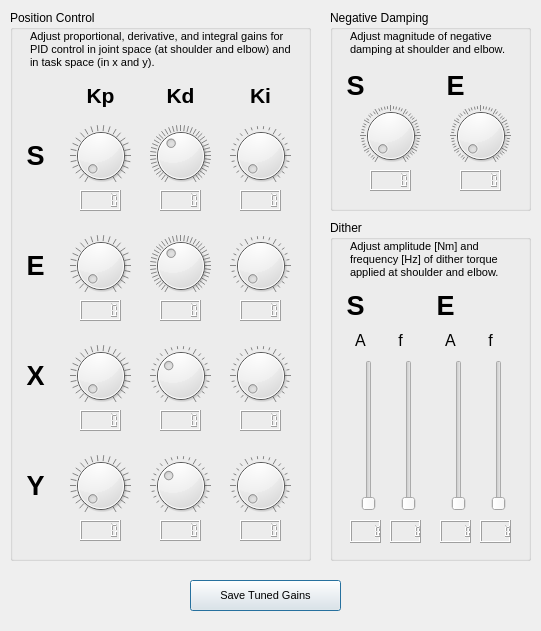
<?xml version="1.0" encoding="UTF-8"?>
<ui version="4.0">
 <class>Dialog_GainTuning</class>
 <widget class="QDialog" name="Dialog_GainTuning">
  <property name="geometry">
   <rect>
    <x>0</x>
    <y>0</y>
    <width>541</width>
    <height>631</height>
   </rect>
  </property>
  <property name="windowTitle">
   <string>Gain Tuning</string>
  </property>
  <widget class="QPushButton" name="complete_push">
   <property name="geometry">
    <rect>
     <x>190</x>
     <y>580</y>
     <width>151</width>
     <height>31</height>
    </rect>
   </property>
   <property name="font">
    <font>
     <pointsize>8</pointsize>
    </font>
   </property>
   <property name="text">
    <string>Save Tuned Gains</string>
   </property>
  </widget>
  <widget class="QGroupBox" name="posCtrl">
   <property name="geometry">
    <rect>
     <x>10</x>
     <y>10</y>
     <width>301</width>
     <height>551</height>
    </rect>
   </property>
   <property name="title">
    <string>Position Control</string>
   </property>
   <widget class="QDial" name="KpE_dial">
    <property name="geometry">
     <rect>
      <x>60</x>
      <y>220</y>
      <width>61</width>
      <height>71</height>
     </rect>
    </property>
    <property name="maximum">
     <number>1000</number>
    </property>
    <property name="singleStep">
     <number>10</number>
    </property>
    <property name="pageStep">
     <number>20</number>
    </property>
    <property name="notchesVisible">
     <bool>true</bool>
    </property>
   </widget>
   <widget class="QDial" name="KdX_dial">
    <property name="geometry">
     <rect>
      <x>140</x>
      <y>330</y>
      <width>61</width>
      <height>71</height>
     </rect>
    </property>
    <property name="minimum">
     <number>-500</number>
    </property>
    <property name="maximum">
     <number>1000</number>
    </property>
    <property name="singleStep">
     <number>10</number>
    </property>
    <property name="pageStep">
     <number>25</number>
    </property>
    <property name="notchesVisible">
     <bool>true</bool>
    </property>
   </widget>
   <widget class="QDial" name="KiS_dial">
    <property name="geometry">
     <rect>
      <x>220</x>
      <y>110</y>
      <width>61</width>
      <height>71</height>
     </rect>
    </property>
    <property name="maximum">
     <number>100</number>
    </property>
    <property name="pageStep">
     <number>5</number>
    </property>
    <property name="notchesVisible">
     <bool>true</bool>
    </property>
   </widget>
   <widget class="QDial" name="KdY_dial">
    <property name="geometry">
     <rect>
      <x>140</x>
      <y>440</y>
      <width>61</width>
      <height>71</height>
     </rect>
    </property>
    <property name="minimum">
     <number>-500</number>
    </property>
    <property name="maximum">
     <number>1000</number>
    </property>
    <property name="singleStep">
     <number>10</number>
    </property>
    <property name="pageStep">
     <number>25</number>
    </property>
    <property name="notchesVisible">
     <bool>true</bool>
    </property>
   </widget>
   <widget class="QLCDNumber" name="KpY_lcd">
    <property name="geometry">
     <rect>
      <x>70</x>
      <y>510</y>
      <width>41</width>
      <height>21</height>
     </rect>
    </property>
   </widget>
   <widget class="QDial" name="KiY_dial">
    <property name="geometry">
     <rect>
      <x>220</x>
      <y>440</y>
      <width>61</width>
      <height>71</height>
     </rect>
    </property>
    <property name="maximum">
     <number>100</number>
    </property>
    <property name="pageStep">
     <number>5</number>
    </property>
    <property name="notchesVisible">
     <bool>true</bool>
    </property>
   </widget>
   <widget class="QLabel" name="S_lab_1">
    <property name="geometry">
     <rect>
      <x>10</x>
      <y>130</y>
      <width>31</width>
      <height>31</height>
     </rect>
    </property>
    <property name="font">
     <font>
      <pointsize>20</pointsize>
      <weight>75</weight>
      <bold>true</bold>
     </font>
    </property>
    <property name="text">
     <string>S</string>
    </property>
    <property name="alignment">
     <set>Qt::AlignCenter</set>
    </property>
   </widget>
   <widget class="QLabel" name="E_lab_1">
    <property name="geometry">
     <rect>
      <x>10</x>
      <y>240</y>
      <width>31</width>
      <height>31</height>
     </rect>
    </property>
    <property name="font">
     <font>
      <pointsize>20</pointsize>
      <weight>75</weight>
      <bold>true</bold>
     </font>
    </property>
    <property name="text">
     <string>E</string>
    </property>
    <property name="alignment">
     <set>Qt::AlignCenter</set>
    </property>
   </widget>
   <widget class="QLCDNumber" name="KdE_lcd">
    <property name="geometry">
     <rect>
      <x>150</x>
      <y>290</y>
      <width>41</width>
      <height>21</height>
     </rect>
    </property>
   </widget>
   <widget class="QDial" name="KpY_dial">
    <property name="geometry">
     <rect>
      <x>60</x>
      <y>440</y>
      <width>61</width>
      <height>71</height>
     </rect>
    </property>
    <property name="maximum">
     <number>1000</number>
    </property>
    <property name="singleStep">
     <number>10</number>
    </property>
    <property name="pageStep">
     <number>20</number>
    </property>
    <property name="notchesVisible">
     <bool>true</bool>
    </property>
   </widget>
   <widget class="QDial" name="KdE_dial">
    <property name="geometry">
     <rect>
      <x>140</x>
      <y>220</y>
      <width>61</width>
      <height>71</height>
     </rect>
    </property>
    <property name="minimum">
     <number>-300</number>
    </property>
    <property name="maximum">
     <number>500</number>
    </property>
    <property name="singleStep">
     <number>5</number>
    </property>
    <property name="notchesVisible">
     <bool>true</bool>
    </property>
   </widget>
   <widget class="QDial" name="KiX_dial">
    <property name="geometry">
     <rect>
      <x>220</x>
      <y>330</y>
      <width>61</width>
      <height>71</height>
     </rect>
    </property>
    <property name="maximum">
     <number>100</number>
    </property>
    <property name="pageStep">
     <number>5</number>
    </property>
    <property name="notchesVisible">
     <bool>true</bool>
    </property>
   </widget>
   <widget class="QLCDNumber" name="KiS_lcd">
    <property name="geometry">
     <rect>
      <x>230</x>
      <y>180</y>
      <width>41</width>
      <height>21</height>
     </rect>
    </property>
   </widget>
   <widget class="QLabel" name="Y_lab">
    <property name="geometry">
     <rect>
      <x>10</x>
      <y>460</y>
      <width>31</width>
      <height>31</height>
     </rect>
    </property>
    <property name="font">
     <font>
      <pointsize>20</pointsize>
      <weight>75</weight>
      <bold>true</bold>
     </font>
    </property>
    <property name="text">
     <string>Y</string>
    </property>
    <property name="alignment">
     <set>Qt::AlignCenter</set>
    </property>
   </widget>
   <widget class="QLCDNumber" name="KdS_lcd">
    <property name="geometry">
     <rect>
      <x>150</x>
      <y>180</y>
      <width>41</width>
      <height>21</height>
     </rect>
    </property>
   </widget>
   <widget class="QLCDNumber" name="KpX_lcd">
    <property name="geometry">
     <rect>
      <x>70</x>
      <y>400</y>
      <width>41</width>
      <height>21</height>
     </rect>
    </property>
   </widget>
   <widget class="QDial" name="KiE_dial">
    <property name="geometry">
     <rect>
      <x>220</x>
      <y>220</y>
      <width>61</width>
      <height>71</height>
     </rect>
    </property>
    <property name="maximum">
     <number>100</number>
    </property>
    <property name="pageStep">
     <number>5</number>
    </property>
    <property name="notchesVisible">
     <bool>true</bool>
    </property>
   </widget>
   <widget class="QLabel" name="Kp_lab">
    <property name="geometry">
     <rect>
      <x>70</x>
      <y>70</y>
      <width>41</width>
      <height>31</height>
     </rect>
    </property>
    <property name="font">
     <font>
      <pointsize>16</pointsize>
      <weight>75</weight>
      <bold>true</bold>
     </font>
    </property>
    <property name="text">
     <string>Kp</string>
    </property>
    <property name="alignment">
     <set>Qt::AlignCenter</set>
    </property>
   </widget>
   <widget class="QDial" name="KdS_dial">
    <property name="geometry">
     <rect>
      <x>140</x>
      <y>110</y>
      <width>61</width>
      <height>71</height>
     </rect>
    </property>
    <property name="minimum">
     <number>-300</number>
    </property>
    <property name="maximum">
     <number>500</number>
    </property>
    <property name="singleStep">
     <number>5</number>
    </property>
    <property name="notchesVisible">
     <bool>true</bool>
    </property>
   </widget>
   <widget class="QLCDNumber" name="KdY_lcd">
    <property name="geometry">
     <rect>
      <x>150</x>
      <y>510</y>
      <width>41</width>
      <height>21</height>
     </rect>
    </property>
   </widget>
   <widget class="QLCDNumber" name="KiE_lcd">
    <property name="geometry">
     <rect>
      <x>230</x>
      <y>290</y>
      <width>41</width>
      <height>21</height>
     </rect>
    </property>
   </widget>
   <widget class="QLCDNumber" name="KpE_lcd">
    <property name="geometry">
     <rect>
      <x>70</x>
      <y>290</y>
      <width>41</width>
      <height>21</height>
     </rect>
    </property>
   </widget>
   <widget class="QLCDNumber" name="KiY_lcd">
    <property name="geometry">
     <rect>
      <x>230</x>
      <y>510</y>
      <width>41</width>
      <height>21</height>
     </rect>
    </property>
   </widget>
   <widget class="QDial" name="KpS_dial">
    <property name="geometry">
     <rect>
      <x>60</x>
      <y>110</y>
      <width>61</width>
      <height>71</height>
     </rect>
    </property>
    <property name="maximum">
     <number>1000</number>
    </property>
    <property name="singleStep">
     <number>10</number>
    </property>
    <property name="pageStep">
     <number>20</number>
    </property>
    <property name="notchesVisible">
     <bool>true</bool>
    </property>
   </widget>
   <widget class="QLCDNumber" name="KiX_lcd">
    <property name="geometry">
     <rect>
      <x>230</x>
      <y>400</y>
      <width>41</width>
      <height>21</height>
     </rect>
    </property>
   </widget>
   <widget class="QDial" name="KpX_dial">
    <property name="geometry">
     <rect>
      <x>60</x>
      <y>330</y>
      <width>61</width>
      <height>71</height>
     </rect>
    </property>
    <property name="maximum">
     <number>1000</number>
    </property>
    <property name="singleStep">
     <number>10</number>
    </property>
    <property name="pageStep">
     <number>20</number>
    </property>
    <property name="notchesVisible">
     <bool>true</bool>
    </property>
   </widget>
   <widget class="QLabel" name="Kd_lab">
    <property name="geometry">
     <rect>
      <x>150</x>
      <y>70</y>
      <width>41</width>
      <height>31</height>
     </rect>
    </property>
    <property name="font">
     <font>
      <pointsize>16</pointsize>
      <weight>75</weight>
      <bold>true</bold>
     </font>
    </property>
    <property name="text">
     <string>Kd</string>
    </property>
    <property name="alignment">
     <set>Qt::AlignCenter</set>
    </property>
   </widget>
   <widget class="QLabel" name="Ki_lab">
    <property name="geometry">
     <rect>
      <x>230</x>
      <y>70</y>
      <width>41</width>
      <height>31</height>
     </rect>
    </property>
    <property name="font">
     <font>
      <pointsize>16</pointsize>
      <weight>75</weight>
      <bold>true</bold>
     </font>
    </property>
    <property name="text">
     <string>Ki</string>
    </property>
    <property name="alignment">
     <set>Qt::AlignCenter</set>
    </property>
   </widget>
   <widget class="QLCDNumber" name="KdX_lcd">
    <property name="geometry">
     <rect>
      <x>150</x>
      <y>400</y>
      <width>41</width>
      <height>21</height>
     </rect>
    </property>
   </widget>
   <widget class="QLabel" name="X_lab">
    <property name="geometry">
     <rect>
      <x>10</x>
      <y>350</y>
      <width>31</width>
      <height>31</height>
     </rect>
    </property>
    <property name="font">
     <font>
      <pointsize>20</pointsize>
      <weight>75</weight>
      <bold>true</bold>
     </font>
    </property>
    <property name="text">
     <string>X</string>
    </property>
    <property name="alignment">
     <set>Qt::AlignCenter</set>
    </property>
   </widget>
   <widget class="QLCDNumber" name="KpS_lcd">
    <property name="geometry">
     <rect>
      <x>70</x>
      <y>180</y>
      <width>41</width>
      <height>21</height>
     </rect>
    </property>
   </widget>
   <widget class="QLabel" name="posCtrl_intro">
    <property name="geometry">
     <rect>
      <x>20</x>
      <y>20</y>
      <width>271</width>
      <height>41</height>
     </rect>
    </property>
    <property name="font">
     <font>
      <pointsize>8</pointsize>
     </font>
    </property>
    <property name="text">
     <string>Adjust proportional, derivative, and integral gains for PID control in joint space (at shoulder and elbow) and in task space (in x and y).</string>
    </property>
    <property name="alignment">
     <set>Qt::AlignLeading|Qt::AlignLeft|Qt::AlignTop</set>
    </property>
    <property name="wordWrap">
     <bool>true</bool>
    </property>
   </widget>
  </widget>
  <widget class="QGroupBox" name="negDampCtrl">
   <property name="geometry">
    <rect>
     <x>330</x>
     <y>10</y>
     <width>201</width>
     <height>201</height>
    </rect>
   </property>
   <property name="title">
    <string>Negative Damping</string>
   </property>
   <widget class="QLabel" name="E_lab_2">
    <property name="geometry">
     <rect>
      <x>110</x>
      <y>60</y>
      <width>31</width>
      <height>31</height>
     </rect>
    </property>
    <property name="font">
     <font>
      <pointsize>20</pointsize>
      <weight>75</weight>
      <bold>true</bold>
     </font>
    </property>
    <property name="text">
     <string>E</string>
    </property>
    <property name="alignment">
     <set>Qt::AlignCenter</set>
    </property>
   </widget>
   <widget class="QLabel" name="S_lab_2">
    <property name="geometry">
     <rect>
      <x>10</x>
      <y>60</y>
      <width>31</width>
      <height>31</height>
     </rect>
    </property>
    <property name="font">
     <font>
      <pointsize>20</pointsize>
      <weight>75</weight>
      <bold>true</bold>
     </font>
    </property>
    <property name="text">
     <string>S</string>
    </property>
    <property name="alignment">
     <set>Qt::AlignCenter</set>
    </property>
   </widget>
   <widget class="QLabel" name="negDamp_intro">
    <property name="geometry">
     <rect>
      <x>20</x>
      <y>20</y>
      <width>171</width>
      <height>31</height>
     </rect>
    </property>
    <property name="font">
     <font>
      <pointsize>8</pointsize>
     </font>
    </property>
    <property name="text">
     <string>Adjust magnitude of negative damping at shoulder and elbow.</string>
    </property>
    <property name="alignment">
     <set>Qt::AlignLeading|Qt::AlignLeft|Qt::AlignTop</set>
    </property>
    <property name="wordWrap">
     <bool>true</bool>
    </property>
   </widget>
   <widget class="QDial" name="KdNegS_dial">
    <property name="geometry">
     <rect>
      <x>30</x>
      <y>90</y>
      <width>61</width>
      <height>71</height>
     </rect>
    </property>
    <property name="maximum">
     <number>200</number>
    </property>
    <property name="singleStep">
     <number>1</number>
    </property>
    <property name="pageStep">
     <number>10</number>
    </property>
    <property name="notchesVisible">
     <bool>true</bool>
    </property>
   </widget>
   <widget class="QLCDNumber" name="KdNegS_lcd">
    <property name="geometry">
     <rect>
      <x>40</x>
      <y>160</y>
      <width>41</width>
      <height>21</height>
     </rect>
    </property>
   </widget>
   <widget class="QDial" name="KdNegE_dial">
    <property name="geometry">
     <rect>
      <x>120</x>
      <y>90</y>
      <width>61</width>
      <height>71</height>
     </rect>
    </property>
    <property name="maximum">
     <number>200</number>
    </property>
    <property name="singleStep">
     <number>1</number>
    </property>
    <property name="pageStep">
     <number>10</number>
    </property>
    <property name="notchesVisible">
     <bool>true</bool>
    </property>
   </widget>
   <widget class="QLCDNumber" name="KdNegE_lcd">
    <property name="geometry">
     <rect>
      <x>130</x>
      <y>160</y>
      <width>41</width>
      <height>21</height>
     </rect>
    </property>
   </widget>
  </widget>
  <widget class="QGroupBox" name="ditherCtrl">
   <property name="geometry">
    <rect>
     <x>330</x>
     <y>220</y>
     <width>201</width>
     <height>341</height>
    </rect>
   </property>
   <property name="title">
    <string>Dither</string>
   </property>
   <widget class="QLabel" name="E_lab_3">
    <property name="geometry">
     <rect>
      <x>100</x>
      <y>70</y>
      <width>31</width>
      <height>31</height>
     </rect>
    </property>
    <property name="font">
     <font>
      <pointsize>20</pointsize>
      <weight>75</weight>
      <bold>true</bold>
     </font>
    </property>
    <property name="text">
     <string>E</string>
    </property>
    <property name="alignment">
     <set>Qt::AlignCenter</set>
    </property>
   </widget>
   <widget class="QLabel" name="S_lab_3">
    <property name="geometry">
     <rect>
      <x>10</x>
      <y>70</y>
      <width>31</width>
      <height>31</height>
     </rect>
    </property>
    <property name="font">
     <font>
      <pointsize>20</pointsize>
      <weight>75</weight>
      <bold>true</bold>
     </font>
    </property>
    <property name="text">
     <string>S</string>
    </property>
    <property name="alignment">
     <set>Qt::AlignCenter</set>
    </property>
   </widget>
   <widget class="QLabel" name="dither_intro">
    <property name="geometry">
     <rect>
      <x>20</x>
      <y>20</y>
      <width>171</width>
      <height>41</height>
     </rect>
    </property>
    <property name="font">
     <font>
      <pointsize>8</pointsize>
     </font>
    </property>
    <property name="text">
     <string>Adjust amplitude [Nm] and frequency [Hz] of dither torque applied at shoulder and elbow.</string>
    </property>
    <property name="alignment">
     <set>Qt::AlignLeading|Qt::AlignLeft|Qt::AlignTop</set>
    </property>
    <property name="wordWrap">
     <bool>true</bool>
    </property>
   </widget>
   <widget class="QSlider" name="ampS_slider">
    <property name="geometry">
     <rect>
      <x>28</x>
      <y>140</y>
      <width>21</width>
      <height>151</height>
     </rect>
    </property>
    <property name="maximum">
     <number>200</number>
    </property>
    <property name="pageStep">
     <number>5</number>
    </property>
    <property name="orientation">
     <enum>Qt::Vertical</enum>
    </property>
   </widget>
   <widget class="QSlider" name="freqS_slider">
    <property name="geometry">
     <rect>
      <x>68</x>
      <y>140</y>
      <width>21</width>
      <height>151</height>
     </rect>
    </property>
    <property name="maximum">
     <number>10000</number>
    </property>
    <property name="singleStep">
     <number>100</number>
    </property>
    <property name="pageStep">
     <number>500</number>
    </property>
    <property name="orientation">
     <enum>Qt::Vertical</enum>
    </property>
   </widget>
   <widget class="QSlider" name="ampE_slider">
    <property name="geometry">
     <rect>
      <x>118</x>
      <y>140</y>
      <width>21</width>
      <height>151</height>
     </rect>
    </property>
    <property name="maximum">
     <number>200</number>
    </property>
    <property name="pageStep">
     <number>5</number>
    </property>
    <property name="orientation">
     <enum>Qt::Vertical</enum>
    </property>
   </widget>
   <widget class="QSlider" name="freqE_slider">
    <property name="geometry">
     <rect>
      <x>158</x>
      <y>140</y>
      <width>21</width>
      <height>151</height>
     </rect>
    </property>
    <property name="maximum">
     <number>10000</number>
    </property>
    <property name="singleStep">
     <number>100</number>
    </property>
    <property name="pageStep">
     <number>500</number>
    </property>
    <property name="orientation">
     <enum>Qt::Vertical</enum>
    </property>
   </widget>
   <widget class="QLCDNumber" name="ampS_lcd">
    <property name="geometry">
     <rect>
      <x>20</x>
      <y>300</y>
      <width>31</width>
      <height>23</height>
     </rect>
    </property>
   </widget>
   <widget class="QLCDNumber" name="freqS_lcd">
    <property name="geometry">
     <rect>
      <x>60</x>
      <y>300</y>
      <width>31</width>
      <height>23</height>
     </rect>
    </property>
   </widget>
   <widget class="QLCDNumber" name="ampE_lcd">
    <property name="geometry">
     <rect>
      <x>110</x>
      <y>300</y>
      <width>31</width>
      <height>23</height>
     </rect>
    </property>
   </widget>
   <widget class="QLCDNumber" name="freqE_lcd">
    <property name="geometry">
     <rect>
      <x>150</x>
      <y>300</y>
      <width>31</width>
      <height>23</height>
     </rect>
    </property>
   </widget>
   <widget class="QLabel" name="ampS_lab">
    <property name="geometry">
     <rect>
      <x>20</x>
      <y>110</y>
      <width>21</width>
      <height>20</height>
     </rect>
    </property>
    <property name="font">
     <font>
      <pointsize>12</pointsize>
     </font>
    </property>
    <property name="text">
     <string>A</string>
    </property>
    <property name="alignment">
     <set>Qt::AlignCenter</set>
    </property>
   </widget>
   <widget class="QLabel" name="ampE_lab">
    <property name="geometry">
     <rect>
      <x>110</x>
      <y>110</y>
      <width>21</width>
      <height>20</height>
     </rect>
    </property>
    <property name="font">
     <font>
      <pointsize>12</pointsize>
     </font>
    </property>
    <property name="text">
     <string>A</string>
    </property>
    <property name="alignment">
     <set>Qt::AlignCenter</set>
    </property>
   </widget>
   <widget class="QLabel" name="freqS_lab">
    <property name="geometry">
     <rect>
      <x>60</x>
      <y>110</y>
      <width>21</width>
      <height>20</height>
     </rect>
    </property>
    <property name="font">
     <font>
      <pointsize>12</pointsize>
     </font>
    </property>
    <property name="text">
     <string>f</string>
    </property>
    <property name="alignment">
     <set>Qt::AlignCenter</set>
    </property>
   </widget>
   <widget class="QLabel" name="freqE_lab">
    <property name="geometry">
     <rect>
      <x>150</x>
      <y>110</y>
      <width>21</width>
      <height>20</height>
     </rect>
    </property>
    <property name="font">
     <font>
      <pointsize>12</pointsize>
     </font>
    </property>
    <property name="text">
     <string>f</string>
    </property>
    <property name="alignment">
     <set>Qt::AlignCenter</set>
    </property>
   </widget>
  </widget>
 </widget>
 <tabstops>
  <tabstop>KpS_dial</tabstop>
  <tabstop>KdS_dial</tabstop>
  <tabstop>KiS_dial</tabstop>
  <tabstop>KpE_dial</tabstop>
  <tabstop>KdE_dial</tabstop>
  <tabstop>KiE_dial</tabstop>
  <tabstop>KpX_dial</tabstop>
  <tabstop>KdX_dial</tabstop>
  <tabstop>KiX_dial</tabstop>
  <tabstop>KpY_dial</tabstop>
  <tabstop>KdY_dial</tabstop>
  <tabstop>KiY_dial</tabstop>
  <tabstop>KdNegS_dial</tabstop>
  <tabstop>KdNegE_dial</tabstop>
  <tabstop>ampS_slider</tabstop>
  <tabstop>freqS_slider</tabstop>
  <tabstop>ampE_slider</tabstop>
  <tabstop>freqE_slider</tabstop>
  <tabstop>complete_push</tabstop>
 </tabstops>
 <resources/>
 <connections/>
</ui>
